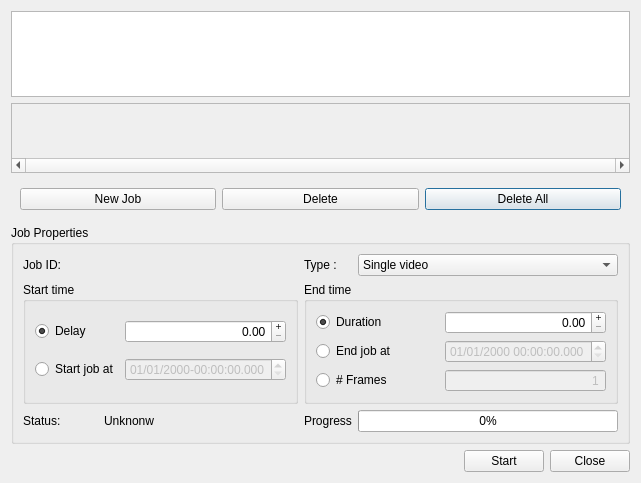
<?xml version="1.0" encoding="UTF-8"?>
<ui version="4.0">
 <class>sched_dialog</class>
 <widget class="QDialog" name="sched_dialog">
  <property name="geometry">
   <rect>
    <x>0</x>
    <y>0</y>
    <width>641</width>
    <height>483</height>
   </rect>
  </property>
  <property name="windowTitle">
   <string>Capture Scheduler</string>
  </property>
  <layout class="QVBoxLayout" name="verticalLayout">
   <item>
    <layout class="QVBoxLayout" name="verticalLayout_2">
     <item>
      <widget class="QListWidget" name="jobListWidget"/>
     </item>
     <item>
      <widget class="QScrollArea" name="timeViewScrollArea">
       <property name="sizePolicy">
        <sizepolicy hsizetype="Expanding" vsizetype="Maximum">
         <horstretch>0</horstretch>
         <verstretch>0</verstretch>
        </sizepolicy>
       </property>
       <property name="maximumSize">
        <size>
         <width>16777215</width>
         <height>75</height>
        </size>
       </property>
       <property name="frameShape">
        <enum>QFrame::StyledPanel</enum>
       </property>
       <property name="frameShadow">
        <enum>QFrame::Sunken</enum>
       </property>
       <property name="verticalScrollBarPolicy">
        <enum>Qt::ScrollBarAlwaysOff</enum>
       </property>
       <property name="horizontalScrollBarPolicy">
        <enum>Qt::ScrollBarAlwaysOn</enum>
       </property>
       <property name="widgetResizable">
        <bool>true</bool>
       </property>
       <property name="alignment">
        <set>Qt::AlignLeading|Qt::AlignLeft|Qt::AlignTop</set>
       </property>
       <widget class="QWidget" name="scrollAreaWidgetContents">
        <property name="geometry">
         <rect>
          <x>0</x>
          <y>0</y>
          <width>625</width>
          <height>52</height>
         </rect>
        </property>
       </widget>
      </widget>
     </item>
     <item>
      <widget class="QWidget" name="buttonsWidget" native="true">
       <layout class="QGridLayout" name="gridLayout">
        <item row="0" column="2">
         <widget class="QPushButton" name="deleteAllJobsPushButton">
          <property name="text">
           <string>Delete All</string>
          </property>
          <property name="icon">
           <iconset theme="edit-delete">
            <normaloff/>
           </iconset>
          </property>
         </widget>
        </item>
        <item row="0" column="0">
         <widget class="QPushButton" name="addJobPushButton">
          <property name="text">
           <string>New Job</string>
          </property>
          <property name="icon">
           <iconset theme="document-new">
            <normaloff/>
           </iconset>
          </property>
         </widget>
        </item>
        <item row="0" column="1">
         <widget class="QPushButton" name="deleteJobPushButton">
          <property name="text">
           <string>Delete</string>
          </property>
          <property name="icon">
           <iconset theme="edit-delete">
            <normaloff/>
           </iconset>
          </property>
         </widget>
        </item>
       </layout>
      </widget>
     </item>
     <item>
      <widget class="QGroupBox" name="jobPropGroupBox">
       <property name="title">
        <string>Job Properties</string>
       </property>
       <layout class="QGridLayout" name="gridLayout_2">
        <item row="1" column="4">
         <widget class="QComboBox" name="captureTypeComboBox">
          <property name="sizePolicy">
           <sizepolicy hsizetype="MinimumExpanding" vsizetype="Fixed">
            <horstretch>0</horstretch>
            <verstretch>0</verstretch>
           </sizepolicy>
          </property>
          <item>
           <property name="text">
            <string>Single video</string>
           </property>
          </item>
          <item>
           <property name="text">
            <string>Multiple pictures</string>
           </property>
          </item>
         </widget>
        </item>
        <item row="7" column="4">
         <widget class="QProgressBar" name="statusProgressBar">
          <property name="maximum">
           <number>10000</number>
          </property>
          <property name="value">
           <number>0</number>
          </property>
         </widget>
        </item>
        <item row="2" column="3" colspan="2">
         <widget class="QGroupBox" name="endTimeGroupBox">
          <property name="title">
           <string>End time</string>
          </property>
          <layout class="QGridLayout" name="gridLayout_4">
           <item row="1" column="0">
            <widget class="QRadioButton" name="endTimeAtRadioButton">
             <property name="text">
              <string>End job at</string>
             </property>
            </widget>
           </item>
           <item row="0" column="0">
            <widget class="QRadioButton" name="endTimeDurationRadioButton">
             <property name="text">
              <string>Duration</string>
             </property>
             <property name="checked">
              <bool>true</bool>
             </property>
            </widget>
           </item>
           <item row="2" column="1">
            <widget class="QSpinBox" name="nFramesSpinBox">
             <property name="enabled">
              <bool>false</bool>
             </property>
             <property name="alignment">
              <set>Qt::AlignRight|Qt::AlignTrailing|Qt::AlignVCenter</set>
             </property>
             <property name="buttonSymbols">
              <enum>QAbstractSpinBox::NoButtons</enum>
             </property>
             <property name="minimum">
              <number>1</number>
             </property>
             <property name="maximum">
              <number>999999999</number>
             </property>
            </widget>
           </item>
           <item row="1" column="1">
            <widget class="QDateTimeEdit" name="endDateTimeEdit">
             <property name="enabled">
              <bool>false</bool>
             </property>
             <property name="currentSection">
              <enum>QDateTimeEdit::DaySection</enum>
             </property>
             <property name="displayFormat">
              <string>dd/MM/yyyy HH:mm:ss.zzz</string>
             </property>
             <property name="timeSpec">
              <enum>Qt::LocalTime</enum>
             </property>
            </widget>
           </item>
           <item row="2" column="0">
            <widget class="QRadioButton" name="endTimeFramesRadioButton">
             <property name="text">
              <string># Frames</string>
             </property>
            </widget>
           </item>
           <item row="0" column="1">
            <widget class="QDoubleSpinBox" name="durationDoubleSpinBox">
             <property name="alignment">
              <set>Qt::AlignRight|Qt::AlignTrailing|Qt::AlignVCenter</set>
             </property>
             <property name="readOnly">
              <bool>false</bool>
             </property>
             <property name="buttonSymbols">
              <enum>QAbstractSpinBox::PlusMinus</enum>
             </property>
             <property name="maximum">
              <double>999999999.990000009536743</double>
             </property>
            </widget>
           </item>
          </layout>
         </widget>
        </item>
        <item row="7" column="3">
         <widget class="QLabel" name="label_8">
          <property name="maximumSize">
           <size>
            <width>75</width>
            <height>16777215</height>
           </size>
          </property>
          <property name="text">
           <string>Progress</string>
          </property>
         </widget>
        </item>
        <item row="7" column="1">
         <widget class="QLabel" name="statusLabel">
          <property name="text">
           <string>Unknonw</string>
          </property>
         </widget>
        </item>
        <item row="1" column="3">
         <widget class="QLabel" name="label_7">
          <property name="maximumSize">
           <size>
            <width>75</width>
            <height>16777215</height>
           </size>
          </property>
          <property name="text">
           <string>Type :</string>
          </property>
         </widget>
        </item>
        <item row="1" column="1">
         <widget class="QLabel" name="jobIDLabel">
          <property name="text">
           <string/>
          </property>
         </widget>
        </item>
        <item row="1" column="0">
         <widget class="QLabel" name="label">
          <property name="maximumSize">
           <size>
            <width>75</width>
            <height>16777215</height>
           </size>
          </property>
          <property name="text">
           <string>Job ID:</string>
          </property>
         </widget>
        </item>
        <item row="2" column="0" colspan="2">
         <widget class="QGroupBox" name="startTimeGroupBox">
          <property name="title">
           <string>Start time</string>
          </property>
          <layout class="QGridLayout" name="gridLayout_3">
           <item row="1" column="0">
            <widget class="QRadioButton" name="startTimeAtRadioButton">
             <property name="text">
              <string>Start job at</string>
             </property>
            </widget>
           </item>
           <item row="1" column="1">
            <widget class="QDateTimeEdit" name="startDateTimeEdit">
             <property name="enabled">
              <bool>false</bool>
             </property>
             <property name="currentSection">
              <enum>QDateTimeEdit::DaySection</enum>
             </property>
             <property name="displayFormat">
              <string>dd/MM/yyyy-HH:mm:ss.zzz</string>
             </property>
             <property name="timeSpec">
              <enum>Qt::LocalTime</enum>
             </property>
            </widget>
           </item>
           <item row="0" column="0">
            <widget class="QRadioButton" name="startTimeNowRadioButton">
             <property name="text">
              <string>Delay</string>
             </property>
             <property name="checked">
              <bool>true</bool>
             </property>
            </widget>
           </item>
           <item row="0" column="1">
            <widget class="QDoubleSpinBox" name="delayDoubleSpinBox">
             <property name="alignment">
              <set>Qt::AlignRight|Qt::AlignTrailing|Qt::AlignVCenter</set>
             </property>
             <property name="buttonSymbols">
              <enum>QAbstractSpinBox::PlusMinus</enum>
             </property>
             <property name="maximum">
              <double>999999999.990000009536743</double>
             </property>
            </widget>
           </item>
          </layout>
         </widget>
        </item>
        <item row="7" column="0">
         <widget class="QLabel" name="label_2">
          <property name="maximumSize">
           <size>
            <width>75</width>
            <height>16777215</height>
           </size>
          </property>
          <property name="text">
           <string>Status:</string>
          </property>
         </widget>
        </item>
       </layout>
      </widget>
     </item>
    </layout>
   </item>
   <item>
    <layout class="QHBoxLayout" name="horizontalLayout_2">
     <item>
      <spacer name="horizontalSpacer">
       <property name="orientation">
        <enum>Qt::Horizontal</enum>
       </property>
       <property name="sizeHint" stdset="0">
        <size>
         <width>40</width>
         <height>20</height>
        </size>
       </property>
      </spacer>
     </item>
     <item>
      <widget class="QPushButton" name="confirmPushButton">
       <property name="text">
        <string>Start</string>
       </property>
       <property name="icon">
        <iconset theme="ok">
         <normaloff/>
        </iconset>
       </property>
       <property name="flat">
        <bool>false</bool>
       </property>
      </widget>
     </item>
     <item>
      <widget class="QPushButton" name="closePushButton">
       <property name="text">
        <string>Close</string>
       </property>
       <property name="icon">
        <iconset theme="window-close">
         <normaloff/>
        </iconset>
       </property>
      </widget>
     </item>
    </layout>
   </item>
  </layout>
 </widget>
 <resources/>
 <connections>
  <connection>
   <sender>endTimeFramesRadioButton</sender>
   <signal>toggled(bool)</signal>
   <receiver>nFramesSpinBox</receiver>
   <slot>setEnabled(bool)</slot>
   <hints>
    <hint type="sourcelabel">
     <x>421</x>
     <y>405</y>
    </hint>
    <hint type="destinationlabel">
     <x>621</x>
     <y>406</y>
    </hint>
   </hints>
  </connection>
  <connection>
   <sender>startTimeAtRadioButton</sender>
   <signal>toggled(bool)</signal>
   <receiver>startDateTimeEdit</receiver>
   <slot>setEnabled(bool)</slot>
   <hints>
    <hint type="sourcelabel">
     <x>114</x>
     <y>395</y>
    </hint>
    <hint type="destinationlabel">
     <x>314</x>
     <y>396</y>
    </hint>
   </hints>
  </connection>
  <connection>
   <sender>endTimeAtRadioButton</sender>
   <signal>toggled(bool)</signal>
   <receiver>endDateTimeEdit</receiver>
   <slot>setEnabled(bool)</slot>
   <hints>
    <hint type="sourcelabel">
     <x>421</x>
     <y>379</y>
    </hint>
    <hint type="destinationlabel">
     <x>621</x>
     <y>380</y>
    </hint>
   </hints>
  </connection>
  <connection>
   <sender>closePushButton</sender>
   <signal>clicked()</signal>
   <receiver>sched_dialog</receiver>
   <slot>close()</slot>
   <hints>
    <hint type="sourcelabel">
     <x>583</x>
     <y>463</y>
    </hint>
    <hint type="destinationlabel">
     <x>271</x>
     <y>246</y>
    </hint>
   </hints>
  </connection>
  <connection>
   <sender>startTimeNowRadioButton</sender>
   <signal>toggled(bool)</signal>
   <receiver>delayDoubleSpinBox</receiver>
   <slot>setEnabled(bool)</slot>
   <hints>
    <hint type="sourcelabel">
     <x>76</x>
     <y>349</y>
    </hint>
    <hint type="destinationlabel">
     <x>146</x>
     <y>356</y>
    </hint>
   </hints>
  </connection>
  <connection>
   <sender>endTimeDurationRadioButton</sender>
   <signal>toggled(bool)</signal>
   <receiver>durationDoubleSpinBox</receiver>
   <slot>setEnabled(bool)</slot>
   <hints>
    <hint type="sourcelabel">
     <x>405</x>
     <y>347</y>
    </hint>
    <hint type="destinationlabel">
     <x>440</x>
     <y>347</y>
    </hint>
   </hints>
  </connection>
 </connections>
</ui>
